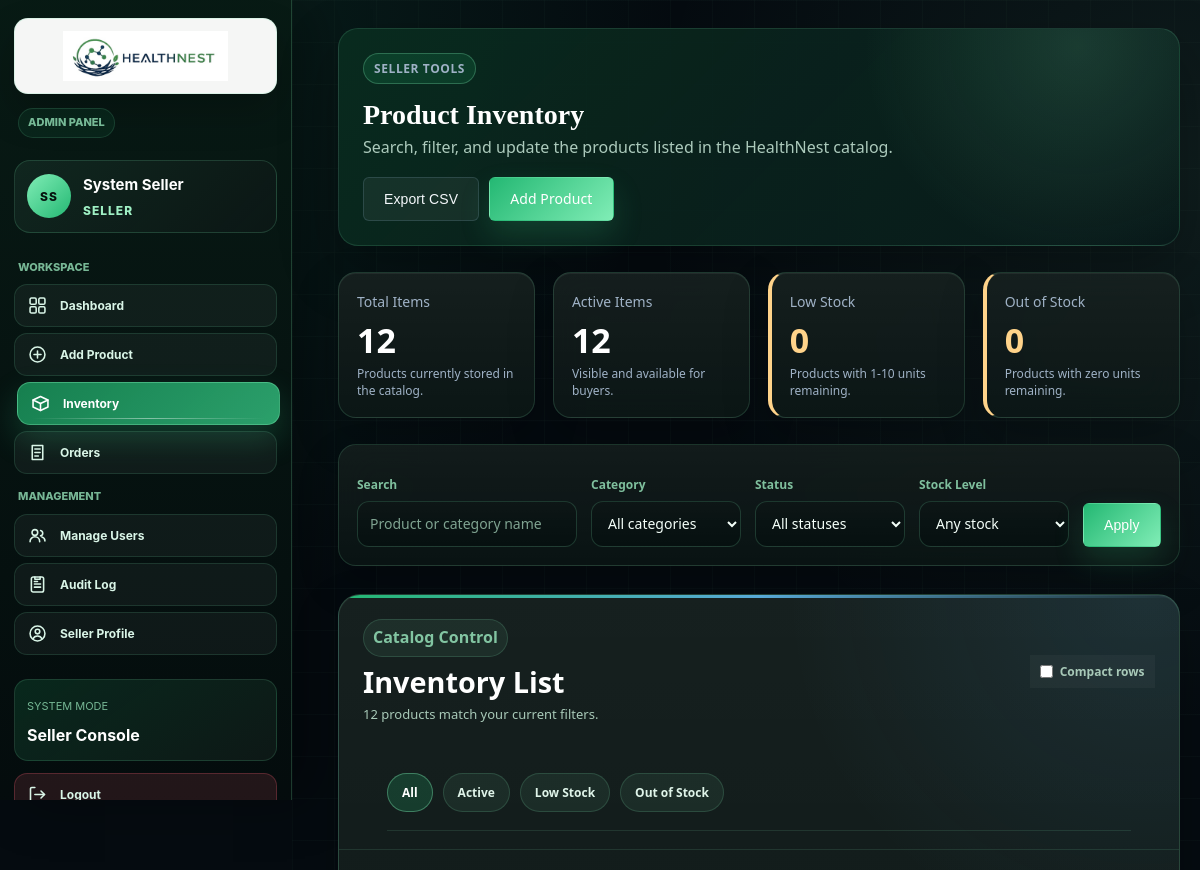
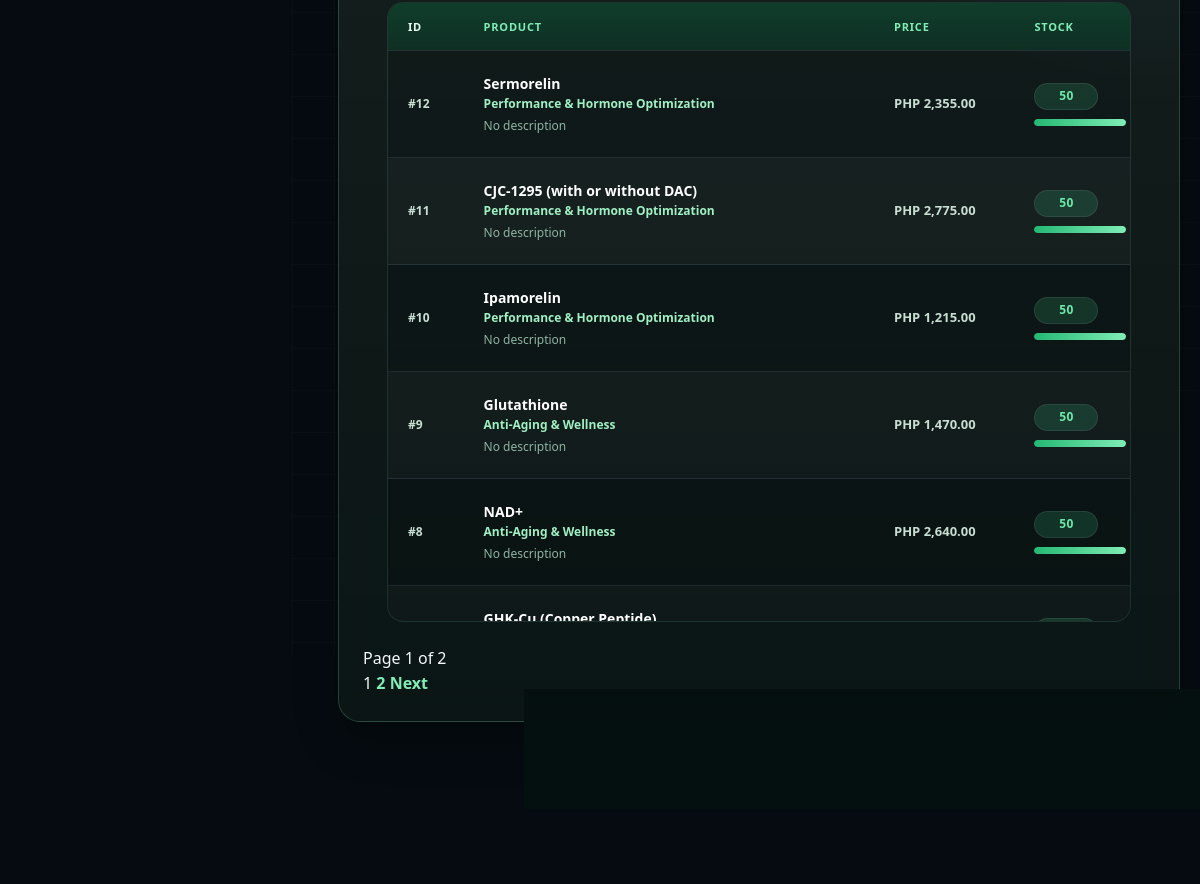
Page /inventory.php (signed in) on the earlier database version (2 pictures, top to bottom).
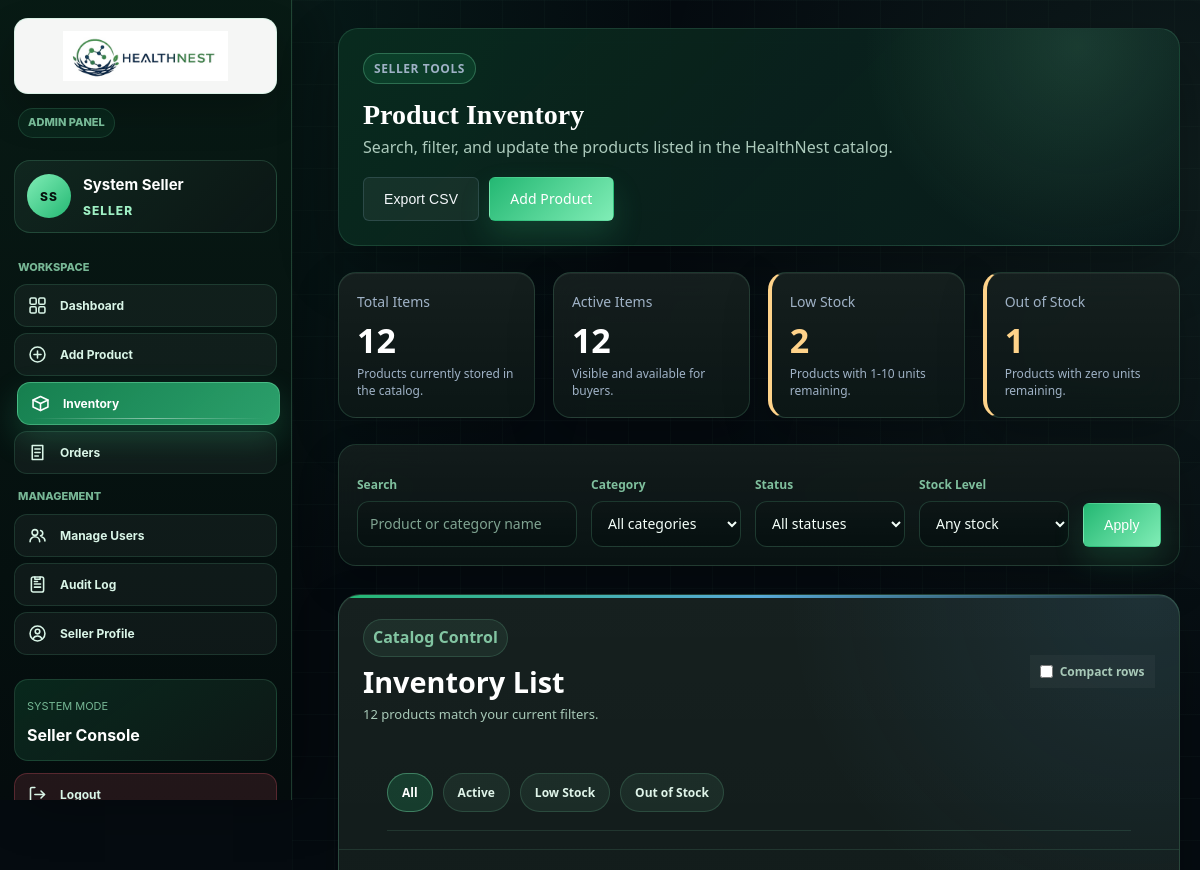
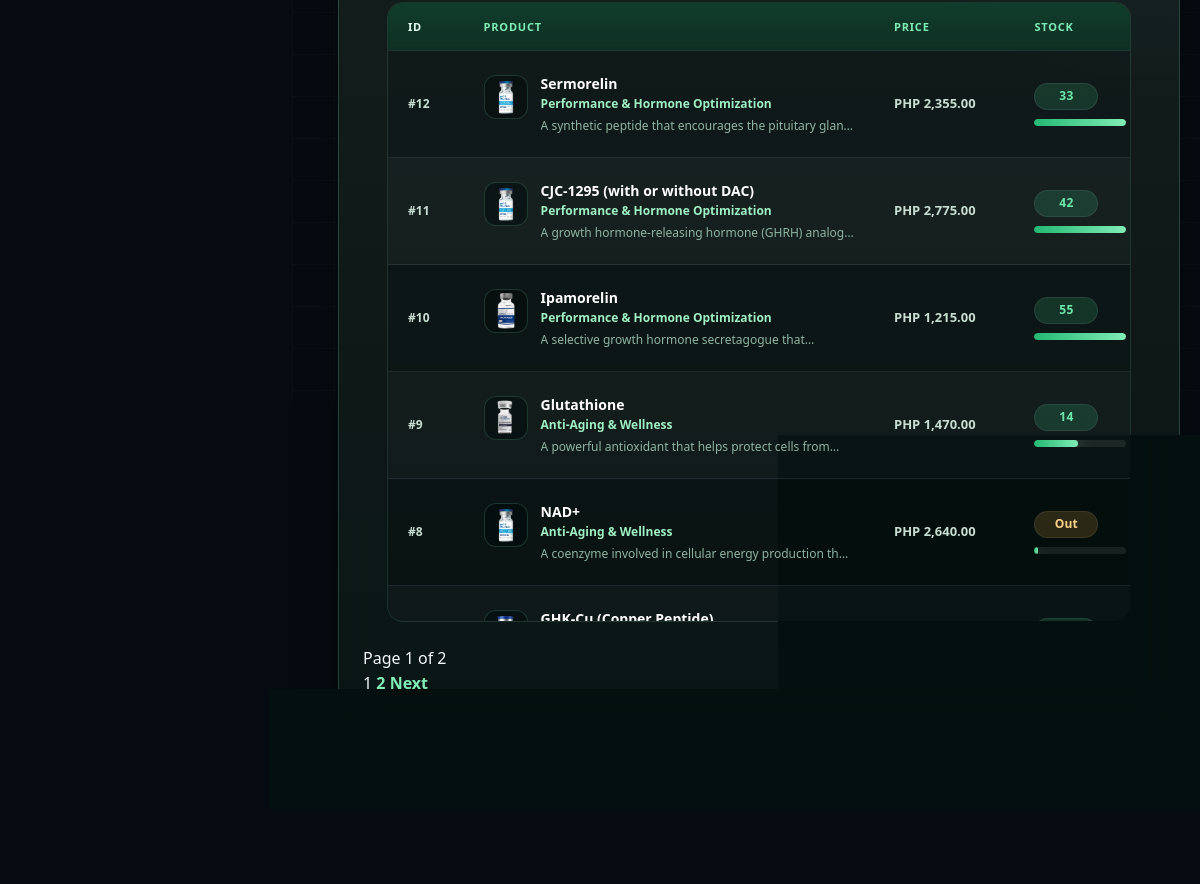
Same page on the later database version (2 pictures, top to bottom).
### tables this page shows
CREATE TABLE `tblaccount` (
  `id` int(11) NOT NULL,
  `firstname` varchar(50) DEFAULT NULL,
  `middlename` varchar(50) DEFAULT NULL,
  `lastname` varchar(50) DEFAULT NULL,
  `email` varchar(100) DEFAULT NULL,
  `password` varchar(255) DEFAULT NULL,
  `address` varchar(200) DEFAULT NULL,
  `contact` varchar(20) DEFAULT NULL,
  `birthdate` date DEFAULT NULL,
  `level` varchar(20) DEFAULT NULL,
  `status` varchar(20) DEFAULT NULL,
  `image` varchar(100) DEFAULT NULL,
  `created_at` date DEFAULT NULL
);

CREATE TABLE `products` (
  `product_id` int(5) NOT NULL,
  `category_id` int(5) DEFAULT NULL,
  `product_name` varchar(150) DEFAULT NULL,
  `description` varchar(255) DEFAULT NULL,
  `price` float DEFAULT NULL,
  `stock_quantity` int(11) DEFAULT NULL,
  `image` varchar(150) NOT NULL,
  `status` varchar(20) DEFAULT NULL,
  `created_at` date DEFAULT NULL
);

CREATE TABLE `categories` (
  `category_id` int(5) NOT NULL,
  `category_name` varchar(100) DEFAULT NULL,
  `description` varchar(255) DEFAULT NULL
);

### functions.php (called while the page is built, shortened)
<?php
function e($value)
{
    return htmlspecialchars((string) $value, ENT_QUOTES, "UTF-8");
}
function normalizeLevel($level)
{
    return strtolower(trim((string) $level));
}
function accountFullName($user)
{
    $parts = [
        $user["firstname"] ?? "",
        $user["middlename"] ?? "",
        $user["lastname"] ?? "",
    ];
    $name = trim(preg_replace("/\s+/", " ", implode(" ", array_filter($parts))));
    return $name !== "" ? $name : ($user["email"] ?? "User");
}
function sessionUserId()
{
    if (isset($_SESSION["user_id"])) {
        return (int) $_SESSION["user_id"];
    }
    return null;
}
function isLoggedIn()
{
    return sessionUserId() !== null;
}
function isAdmin()
{
    $level = normalizeLevel($_SESSION["level"] ?? "");
    return in_array($level, ["admin", "administrator", "seller"], true);
}
function accountLevelValue($level)
{
    $level = normalizeLevel($level);
    return in_array($level, ["admin", "administrator", "seller"], true) ? "seller" : "buyer";
}
function accountLevelLabel($level)
{
    return ucfirst(accountLevelValue($level));
}
function currentUser($conn)
{
    $userId = sessionUserId();
    $stmt = mysqli_prepare($conn, "SELECT * FROM tblaccount WHERE id = ? LIMIT 1");
    mysqli_stmt_bind_param($stmt, "i", $userId);
    mysqli_stmt_execute($stmt);
    $result = mysqli_stmt_get_result($stmt);
    return mysqli_fetch_assoc($result) ?: null;
}
function formatPrice($amount)
{
    return "PHP " . number_format((float) $amount, 2);
}

### inventory.php (the view, shortened to what the rows shown need)
<?php
require_once __DIR__ . "/init.php";
$search = trim($_GET["search"] ?? "");
$categoryFilter = filter_input(INPUT_GET, "category", FILTER_VALIDATE_INT) ?: 0;
$statusFilter = strtolower(trim($_GET["status"] ?? ""));
$stockFilter = strtolower(trim($_GET["stock"] ?? ""));
$sort = strtolower(trim($_GET["sort"] ?? "newest"));
$page = max(1, (int) ($_GET["page"] ?? 1));
$perPage = 10;
if (!in_array($statusFilter, ["active", "inactive"], true)) {
    $statusFilter = "";
}
if (!in_array($stockFilter, ["low", "out"], true)) {
    $stockFilter = "";
}
$sortOptions = [
    "newest" => "p.product_id DESC",
    "oldest" => "p.product_id ASC",
    "name_asc" => "p.product_name ASC",
    "name_desc" => "p.product_name DESC",
    "price_asc" => "p.price ASC",
    "price_desc" => "p.price DESC",
    "stock_asc" => "p.stock_quantity ASC",
    "stock_desc" => "p.stock_quantity DESC",
];
$conditions = [];
$params = [];
$types = "";
$whereSql = count($conditions) > 0 ? "WHERE " . implode(" AND ", $conditions) : "";
$countSql = "
    SELECT COUNT(*) AS total
    FROM products p
    LEFT JOIN categories c ON p.category_id = c.category_id
    $whereSql
";
if (count($params) > 0) {
    $countStmt = mysqli_prepare($conn, $countSql);
    mysqli_stmt_bind_param($countStmt, $types, ...$params);
    mysqli_stmt_execute($countStmt);
    $matchingTotal = (int) (mysqli_fetch_assoc(mysqli_stmt_get_result($countStmt))["total"] ?? 0);
} else {
    $matchingTotal = (int) (mysqli_fetch_assoc(mysqli_query($conn, $countSql))["total"] ?? 0);
}
$totalPages = max(1, (int) ceil($matchingTotal / $perPage));
$page = min($page, $totalPages);
$offset = ($page - 1) * $perPage;
$listSql = "
    SELECT p.product_id, p.product_name, p.description, p.price, p.stock_quantity, p.status, p.image, c.category_name
    FROM products p
    LEFT JOIN categories c ON p.category_id = c.category_id
    $whereSql
    ORDER BY {$sortOptions[$sort]}
    LIMIT ? OFFSET ?
";
$listParams = $params;
$listParams[] = $perPage;
$listParams[] = $offset;
$listTypes = $types . "ii";
$stmt = mysqli_prepare($conn, $listSql);
mysqli_stmt_bind_param($stmt, $listTypes, ...$listParams);
mysqli_stmt_execute($stmt);
$result = mysqli_stmt_get_result($stmt);
function inventoryQueryString(array $overrides = [], array $current = []): string
{
    $merged = array_merge($current, $overrides);
    $merged = array_filter($merged, static fn($value) => $value !== "" && $value !== null && $value !== 0);
    return http_build_query($merged);
}
$currentParams = [
    "search" => $search,
    "category" => $categoryFilter ?: "",
    "status" => $statusFilter,
    "stock" => $stockFilter,
    "sort" => $sort,
];
function sortLink(string $ascKey, string $descKey, string $currentSort, array $currentParams, string $label): string
{
    $nextSort = $currentSort === $ascKey ? $descKey : $ascKey;
    $isActive = in_array($currentSort, [$ascKey, $descKey], true);
    $arrow = $currentSort === $descKey ? "&darr;" : "&uarr;";
    $qs = inventoryQueryString(["sort" => $nextSort, "page" => 1], $currentParams);
    $activeClass = $isActive ? "active" : "";
    return "<th class=\"sortable-th $activeClass\"><a href=\"inventory.php?$qs\">$label" . ($isActive ? " <span class=\"arrow\">$arrow</span>" : "") . "</a></th>";
}
require __DIR__ . "/header.php";
?>
<main class="page-main">
    <div class="seller-page-header">
        <div>
            <h2>Product Inventory</h2>
        </div>
    </div>
    <div class="table-card inventory-list-card">
        <div class="catalog-table-frame">
        <div class="table-wrap">
            <table class="inventory-table" border="1" cellpadding="8" cellspacing="0">
                <thead>
                    <tr>
                        <th>ID</th>
                        <?php echo sortLink("name_asc", "name_desc", $sort, $currentParams, "Product"); ?>
                        <?php echo sortLink("price_asc", "price_desc", $sort, $currentParams, "Price"); ?>
                        <?php echo sortLink("stock_asc", "stock_desc", $sort, $currentParams, "Stock"); ?>
                    </tr>
                </thead>
                <tbody>
                <?php if ($result && mysqli_num_rows($result) > 0): ?>
                    <?php while ($row = mysqli_fetch_assoc($result)): ?>
                        <?php
                        $qty = (int) $row["stock_quantity"];
                        $stockClass = $qty <= 10 ? "stock-low" : "stock-ok";
                        $stockPercent = max(4, min(100, round(($qty / 30) * 100)));
                        $imgSrc = trim((string) ($row["image"] ?? ""));
                        ?>
                        <tr class="inventory-row" data-table-row data-status="<?php echo e(strtolower($row["status"])); ?>" data-stock="<?php echo $qty === 0 ? "out" : ($qty <= 10 ? "low" : "ok"); ?>">
                            <td class="id-cell">#<?php echo (int) $row["product_id"]; ?></td>
                            <td>
                                <div class="product-cell">
                                    <?php if ($imgSrc !== "" && $imgSrc !== "placeholder.jpg"): ?>
                                        <div class="product-thumb-wrap">
                                            <img src="images/products/<?php echo e(basename($imgSrc)); ?>" alt="" onerror="this.parentElement.style.display='none';">
                                        </div>
                                    <?php endif; ?>
                                    <div class="product-cell-copy">
                                        <strong><?php echo e($row["product_name"]); ?></strong>
                                        <span><?php echo e($row["category_name"] ?? "Uncategorized"); ?></span>
                                        <em><?php echo e($row["description"] ?: "No description"); ?></em>
                                    </div>
                                </div>
                            </td>
                            <td class="price-cell"><?php echo formatPrice($row["price"]); ?></td>
                            <td class="stock-cell">
                                <span class="stock-badge <?php echo $stockClass; ?>"><?php echo $qty === 0 ? "Out" : $qty; ?></span>
                                <div class="mini-meter <?php echo $qty <= 10 ? "risk" : ""; ?>"><i style="width: <?php echo $stockPercent; ?>%;"></i></div>
                            </td>
                        </tr>
                    <?php endwhile; ?>
                <?php endif; ?>
                </tbody>
            </table>
        </div>
        </div>
    </div>
</main>
<?php require __DIR__ . "/footer.php"; ?>

### header.php (shortened to what the rows shown need)
<?php
require_once __DIR__ . "/init.php";
$user = isLoggedIn() ? currentUser($conn) : null;
$currentPage = basename($_SERVER["PHP_SELF"]);
$bodyClass = "page-" . str_replace(".php", "", $currentPage);
if ($user) {
    $bodyClass .= isAdmin() ? " seller-page has-sidebar" : " buyer-page";
}
$useSellerShell = $user && isAdmin();
$sidebarInitials = "S";
if ($useSellerShell) {
    $nameParts = preg_split('/\s+/', trim(accountFullName($user)));
    $nameParts = array_values(array_filter($nameParts));
    if (!empty($nameParts)) {
        $sidebarInitials = mb_strtoupper(mb_substr($nameParts[0], 0, 1));
        if (count($nameParts) > 1) {
            $sidebarInitials .= mb_strtoupper(mb_substr($nameParts[count($nameParts) - 1], 0, 1));
        }
    }
}
?>
<!DOCTYPE html>
<html lang="en">
<head>
    <link rel="stylesheet" href="asset/style.css?v=<?php echo filemtime(__DIR__ . "/asset/style.css"); ?>">
</head>
<body class="<?php echo e($bodyClass); ?>">
    <?php if ($useSellerShell): ?>
        <div class="app-shell">
            <aside class="sidebar">
                <div class="sidebar-top">
                    <a class="sidebar-brand" href="seller_dashboard.php">
                        <img src="asset/healthnest-logo.png" alt="HealthNest logo">
                    </a>
                    <span class="sidebar-kicker">Admin Panel</span>
                </div>
                <div class="sidebar-user">
                    <span class="sidebar-avatar"><?php echo e($sidebarInitials); ?></span>
                    <div class="sidebar-user-meta">
                        <strong><?php echo e(accountFullName($user)); ?></strong>
                        <span><?php echo e(accountLevelLabel($user["level"])); ?></span>
                    </div>
                </div>
                <nav class="sidebar-nav">
                    <span class="sidebar-section-label">Workspace</span>
                    <a class="<?php echo $currentPage === "seller_dashboard.php" ? "active" : ""; ?>" href="seller_dashboard.php">
                        <span class="nav-icon"></span>
                        <span class="nav-label">Dashboard</span>
                    </a>
                    <a class="<?php echo $currentPage === "addproduct.php" ? "active" : ""; ?>" href="addproduct.php">
                        <span class="nav-icon"><svg viewBox="0 0 24 24" fill="none" stroke="currentColor" stroke-width="1.8" stroke-linecap="round" stroke-linejoin="round"><circle cx="12" cy="12" r="8.5"></circle><path d="M12 8v8M8 12h8"></path></svg></span>
                        <span class="nav-label">Add Product</span>
                    </a>
                    <a class="<?php echo $currentPage === "inventory.php" ? "active" : ""; ?>" href="inventory.php">
                        <span class="nav-icon"><svg viewBox="0 0 24 24" fill="none" stroke="currentColor" stroke-width="1.8" stroke-linecap="round" stroke-linejoin="round"><path d="M3.5 8 12 4l8.5 4-8.5 4-8.5-4Z"></path><path d="M3.5 8v8L12 20l8.5-4V8"></path><path d="M12 12v8"></path></svg></span>
                        <span class="nav-label">Inventory</span>
                    </a>
                    <a class="<?php echo $currentPage === "seller_orders.php" ? "active" : ""; ?>" href="seller_orders.php">
                        <span class="nav-icon"><svg viewBox="0 0 24 24" fill="none" stroke="currentColor" stroke-width="1.8" stroke-linecap="round" stroke-linejoin="round"><path d="M6 4h12v16H6z"></path><path d="M9 8h6M9 12h6M9 16h4"></path></svg></span>
                        <span class="nav-label">Orders</span>
                    </a>
                    <span class="sidebar-section-label">Management</span>
                    <a class="<?php echo $currentPage === "manageusers.php" ? "active" : ""; ?>" href="manageusers.php">
                        <span class="nav-icon"></span>
                        <span class="nav-label">Manage Users</span>
                    </a>
                    <a class="<?php echo $currentPage === "auditlog.php" ? "active" : ""; ?>" href="auditlog.php">
                        <span class="nav-icon"><svg viewBox="0 0 24 24" fill="none" stroke="currentColor" stroke-width="1.8" stroke-linecap="round" stroke-linejoin="round"><rect x="5" y="3.5" width="14" height="17" rx="2"></rect><path d="M9 3.5v2.5h6V3.5"></path><path d="M8.5 11.5h7M8.5 15h7M8.5 8.5h3.5"></path></svg></span>
                        <span class="nav-label">Audit Log</span>
                    </a>
                    <a class="<?php echo $currentPage === "profile.php" ? "active" : ""; ?>" href="profile.php">
                        <span class="nav-icon"><svg viewBox="0 0 24 24" fill="none" stroke="currentColor" stroke-width="1.8" stroke-linecap="round" stroke-linejoin="round"><circle cx="12" cy="12" r="8.5"></circle><circle cx="12" cy="9.8" r="2.6"></circle><path d="M6.8 18.2c.9-2.1 2.9-3.4 5.2-3.4s4.3 1.3 5.2 3.4"></path></svg></span>
                        <span class="nav-label">Seller Profile</span>
                    </a>
                </nav>
                <div class="sidebar-footer">
                    <div class="sidebar-status-card">
                        <span>System Mode</span>
                        <strong>Seller Console</strong>
                    </div>
                    <a class="sidebar-logout" href="logout.php">
                        <span class="nav-icon"><svg viewBox="0 0 24 24" fill="none" stroke="currentColor" stroke-width="1.8" stroke-linecap="round" stroke-linejoin="round"><path d="M9 20H5.5A1.5 1.5 0 0 1 4 18.5v-13A1.5 1.5 0 0 1 5.5 4H9"></path><path d="M16 16l4-4-4-4"></path><path d="M20 12H9"></path></svg></span>
                        <span class="nav-label">Logout</span>
                    </a>
                </div>
            </aside>
            <div class="app-content">
    <?php endif; ?>

Differences in the rows shown:
changed products "Sermorelin": image "placeholder.jpg" → "Sermorelin.png" (drawn); image: picture added; description "No description" → "A synthetic peptide that encourages the pituitary…"; stock_quantity "50" → "33"
changed products "CJC-1295 (with or without DAC)": image "placeholder.jpg" → "CJC-1295.png" (drawn); image: picture added; description "No description" → "A growth hormone-releasing hormone (GHRH)…"; stock_quantity "50" → "42"
changed products "Ipamorelin": image "placeholder.jpg" → "Ipamorelin.png" (drawn); image: picture added; description "No description" → "A selective growth hormone secretagogue…"; stock_quantity "50" → "55"
changed products "Glutathione": image "placeholder.jpg" → "Glutathione.png" (drawn); image: picture added; description "No description" → "A powerful antioxidant that helps protect cells…"; stock_quantity "50" → "14"
changed products "NAD+": image "placeholder.jpg" → "NAD+.png" (drawn); image: picture added; description "No description" → "A coenzyme involved in cellular energy production…"; stock_quantity "50" → (not shown); now shows "Out"
changed products "GHK-Cu (Copper Peptide)": image "placeholder.jpg" → "GHK-Cu.png" (drawn); image: picture added
Other differences:
$lowStockItems: "0" → "2"
$outOfStockItems: "0" → "1"
